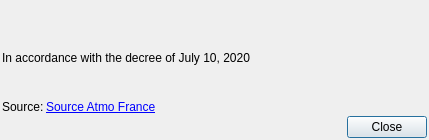
<?xml version="1.0" encoding="UTF-8"?>
<ui version="4.0">
 <class>CLegend</class>
 <widget class="QDialog" name="CLegend">
  <property name="geometry">
   <rect>
    <x>0</x>
    <y>0</y>
    <width>429</width>
    <height>140</height>
   </rect>
  </property>
  <property name="windowTitle">
   <string>Legend</string>
  </property>
  <layout class="QVBoxLayout" name="verticalLayout">
   <property name="spacing">
    <number>2</number>
   </property>
   <property name="leftMargin">
    <number>2</number>
   </property>
   <property name="topMargin">
    <number>2</number>
   </property>
   <property name="rightMargin">
    <number>2</number>
   </property>
   <property name="bottomMargin">
    <number>2</number>
   </property>
   <item>
    <widget class="QLabel" name="m_index">
     <property name="text">
      <string/>
     </property>
    </widget>
   </item>
   <item>
    <spacer name="verticalSpacer_2">
     <property name="orientation">
      <enum>Qt::Vertical</enum>
     </property>
     <property name="sizeHint" stdset="0">
      <size>
       <width>20</width>
       <height>40</height>
      </size>
     </property>
    </spacer>
   </item>
   <item>
    <widget class="QLabel" name="m_text">
     <property name="alignment">
      <set>Qt::AlignCenter</set>
     </property>
    </widget>
   </item>
   <item>
    <widget class="QLabel" name="m_decree">
     <property name="text">
      <string>In accordance with the decree of July 10, 2020</string>
     </property>
    </widget>
   </item>
   <item>
    <widget class="QLabel" name="m_unit">
     <property name="text">
      <string/>
     </property>
    </widget>
   </item>
   <item>
    <spacer name="verticalSpacer">
     <property name="orientation">
      <enum>Qt::Vertical</enum>
     </property>
     <property name="sizeHint" stdset="0">
      <size>
       <width>20</width>
       <height>40</height>
      </size>
     </property>
    </spacer>
   </item>
   <item>
    <layout class="QHBoxLayout" name="horizontalLayout">
     <item>
      <widget class="QLabel" name="m_sourceLabel">
       <property name="sizePolicy">
        <sizepolicy hsizetype="Maximum" vsizetype="Preferred">
         <horstretch>0</horstretch>
         <verstretch>0</verstretch>
        </sizepolicy>
       </property>
       <property name="text">
        <string>Source:</string>
       </property>
      </widget>
     </item>
     <item>
      <widget class="QLabel" name="m_source">
       <property name="text">
        <string>&lt;a href=&quot;https://atmo-france.org/&quot;&gt;Source Atmo France&lt;/a&gt;</string>
       </property>
      </widget>
     </item>
    </layout>
   </item>
   <item>
    <layout class="QHBoxLayout" name="horizontalLayout_2">
     <item>
      <spacer name="horizontalSpacer">
       <property name="orientation">
        <enum>Qt::Horizontal</enum>
       </property>
       <property name="sizeHint" stdset="0">
        <size>
         <width>40</width>
         <height>20</height>
        </size>
       </property>
      </spacer>
     </item>
     <item>
      <widget class="QPushButton" name="m_close">
       <property name="text">
        <string>Close</string>
       </property>
      </widget>
     </item>
    </layout>
   </item>
  </layout>
 </widget>
 <resources/>
 <connections/>
</ui>
